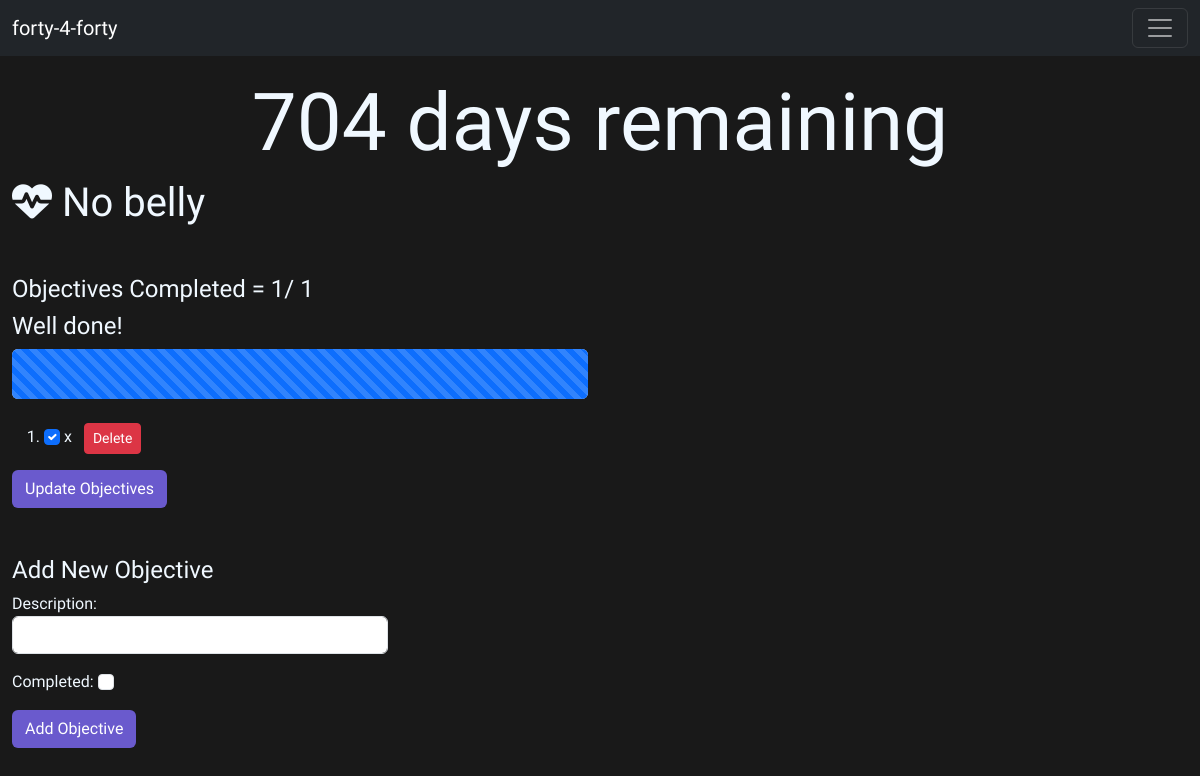
The page /details/2 on the database its author committed.
### home/models.py (models this page shows, shortened)
class Goal(models.Model):
    music = 'music'
    food = 'hamburger'
    drink = 'martini-glass-citrus'
    coding = 'computer'
    health = 'heart-pulse'
    other = 'otter'
    languages = 'language'
    travel='location-dot'
    forty='list-ol'
    admin='briefcase'
    arts='palette'
    categories=[
        (music,'Music'),
        (food,'Food'),
        (drink,'Drink'),
        (coding,'Coding'),
        (health,'Health and Fitness'),
        (other,'Other'),
        (languages,'Languages'),
        (travel,'Travel'),
        (forty,'Forty Day Challenges'),
        (admin,'Admin'),
        (arts,'Creativity'),
    ]
    title = models.CharField(max_length=200)
    description = models.TextField()
    categories = models.CharField(max_length=50, choices=categories, default='Other')
    completed = models.BooleanField(default=False)

class Objective(models.Model):
    goal = models.ForeignKey(Goal, on_delete=models.CASCADE)
    description = models.TextField()
    completed = models.BooleanField(default=False)

### details/views.py (the view, shortened to what this page needs)
# urls.py: path('details/<int:goal_id>',views.details, name='details')
def details(request, goal_id):
    goal = get_object_or_404(Goal, id=goal_id)
    objectives = Objective.objects.filter(goal=goal)
    objective_total = objectives.count()
    num_objective_completed= objectives.filter(completed=True).count()
    categories_colors = {
        'language':'--owl-pink',
        'otter':'--midnight-blue',
        'music':'--charcoal-gray' ,
        'hamburger':'--burgundy',
        'martini-glass-citrus':'--forest-green',
        'computer':'--plum',
        'heart-pulse':'--slate-blue',
        'location-dot':'--olive-green',
        'briefcase':'--deep-indigo',
        'palette':'--steel-gray',
        'list-ol':'--aubergine'
    }
    if objective_total > 0:
        completion_percentage= (num_objective_completed/objective_total)*100
        if num_objective_completed == objective_total:
            goal.completed = True
            goal.save()
        else:
            goal.completed= False
            goal.save()
    else:
        completion_percentage =0
        goal.completed = False
    form = ObjectiveForm()  # Create a new form for adding objectives
    context = {
        'goal': goal,
        'objectives': objectives,
        'form': form,
        'objective_total':objective_total,
        'num_objective_completed':num_objective_completed,
        'completion_percentage':completion_percentage,
        'categories_colors': categories_colors
    }
    return render(request, 'details/details.html', context)

### details/forms.py
class ObjectiveForm(forms.ModelForm):
    class Meta:
        model = Objective
        fields = ['description', 'completed']
        widgets = {
            'completed': forms.CheckboxInput(attrs={'class': 'form-check-input'}),
            'description': forms.TextInput(attrs={'class': 'form-control'}),
        }

### details/templates/details/details.html (shortened to what this page needs)
{% extends 'base.html' %}
{% block content %}
<div class="container-fluid">
  <div class="row">
    <h1 class='text-center timer' id="countdown">??? days remaining</h1>
  </div>
  <h1 class="mb-5" >
    <span class="icon-span"><i class="fa-solid fa-{{ goal.categories }}"></i></span>
    {{ goal.title }}
  </h1>
<h4 class="mb3">Objectives Completed = {{num_objective_completed}}/ {{objective_total}}</h4>
{% if goal.completed %}<h4 class="mb3">Well done! </h4> {% endif %}
<div class="row">
  <div class="col-6">
    <div class="progress mb-4" style="height: 50px;">
    <div class="progress-bar progress-bar-striped" role="progressbar" style="width: {{completion_percentage}}%" aria-valuenow="{{completion_percentage}}" aria-valuemin="0" aria-valuemax="100"></div>
  </div>
  </div>
</div>
{% for key, value in categories_colors.items %}
{% if key == goal.categories %}
  <form method="post" class="mb-5">
    <ol>
      {% for objective in objectives %}
        <li>
          <label>
            <input type="checkbox" name="completed" value="{{ objective.id }}" {% if objective.completed %}checked{% endif %} class="form-check-input">
            {{ objective.description }}
          </label>
          <button type="submit" name="delete_objective" value="{{ objective.id }}" class="btn btn-danger ms-2 btn-sm">Delete</button>
        </li>
      {% endfor %}
    </ol>
    <button type="submit" name="update_objectives" style="background-color: var({{value }})"class="btn btn-custom">Update Objectives</button>
  </form>
  <h4>Add New Objective</h4>
  <div class="row">
    <div class="col-4">
      <form method="post" class="mb-3">
    {{ form.as_p }}
    <button type="submit" name="add_objective" style="background-color: var({{value }})" class="btn btn-custom">Add Objective</button>
  </form>
    </div>
  </div>
{%endif%}
{%endfor%}
</div>
{% endblock %}

### static/css/base.css (style rules this page uses)
:root { --charcoal-gray: #b6b6b6; --charcoal-gray-hover: #959595; --charcoal-gray-active: #737373; --midnight-blue: #0553a2; --midnight-blue-hover: #033a6f; --midnight-blue-active: #02264b; --burgundy: #800000; --burgundy-hover: #660000; --burgundy-active: #4c0000; --forest-green: #228B22; --forest-green-hover: #1a6f17; --forest-green-active: #144c11; --plum: #8E4585; --plum-hover: #6f3568; --plum-active: #582b54; --owl-pink: #FF0266; --owl-pink-hover: #e50059; --owl-pink-active: #cc004c; --aubergine: #481D24; --aubergine-hover: #3c1720; --aubergine-active: #31141c; --slate-blue: #6A5ACD; --slate-blue-hover: #554692; --slate-blue-active: #443a73; --olive-green: #556B2F; --olive-green-hover: #445823; --olive-green-active: #36471c; --deep-indigo: #3F3D4B; --deep-indigo-hover: #302F3A; --deep-indigo-active: #24232C; --steel-gray: #666666; --steel-gray-hover: #555555; --steel-gray-active: #444444; }
body { font-family: 'Chakra Petch', sans-serif; background-color: #191919; padding-top: 75px; color: aliceblue; }
.timer { color: aliceblue; font-size: 5rem; }
.btn-custom { background-color: var(--owl-pink); color: white; }

### rows shown on the page
Goal: title "No belly"
Objective: completed "☑", description "x", {{ objective.id }} 41 (drawn)

### other values the page prints
{{ num_objective_completed }} "1"
{{ objective_total }} "1"
